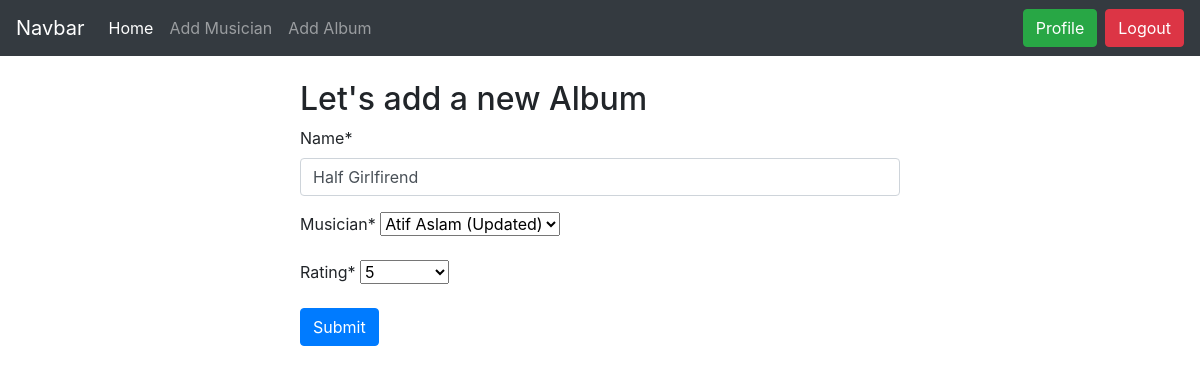
The page /album/edit/12 (signed in) on the database its author committed.
### album/models.py (models this page shows, shortened)
class Album(models.Model):
    name = models.CharField(max_length=30)
    musician = models.ForeignKey(Musician, on_delete=models.CASCADE)
    release_date = models.DateField(auto_now=True)
    Ratings = [('1', '1'), ('2', '2'), ('3', '3'), ('4', '4'), ('5' , '5')]
    rating = models.CharField(max_length=10, choices=Ratings)

### album/views.py (the view)
# urls.py: path('edit/<int:id>', views.EditAlbumData.as_view(), name='edit_album'),
class EditAlbumData(UpdateView):
    model = models.Album
    form_class = forms.ALbumForm
    template_name = 'album.html'
    pk_url_kwarg = 'id'
    success_url = reverse_lazy('homepage')

### album/forms.py
class ALbumForm(forms.ModelForm):
    class Meta:
        model = Album
        fields = '__all__'

### musician/models.py (called while the page is built)
    def __str__(self):
        return f'{self.first_name} {self.last_name}'

### album/templates/album.html (shortened to what this page needs)
{% extends 'base.html' %}
{% load crispy_forms_tags %}
{% block body %}
<form method="post" style="width: 50%; margin: auto;" class="mt-4">
    <h2>Let's add a new Album</h2>
    {{form | crispy}}
    <button type="submit" class="btn btn-primary">Submit</button>
</form>
{% endblock %}

### rows shown on the page
Album: name "Half Girlfirend", musician "Atif Aslam (Updated)", rating "5"
